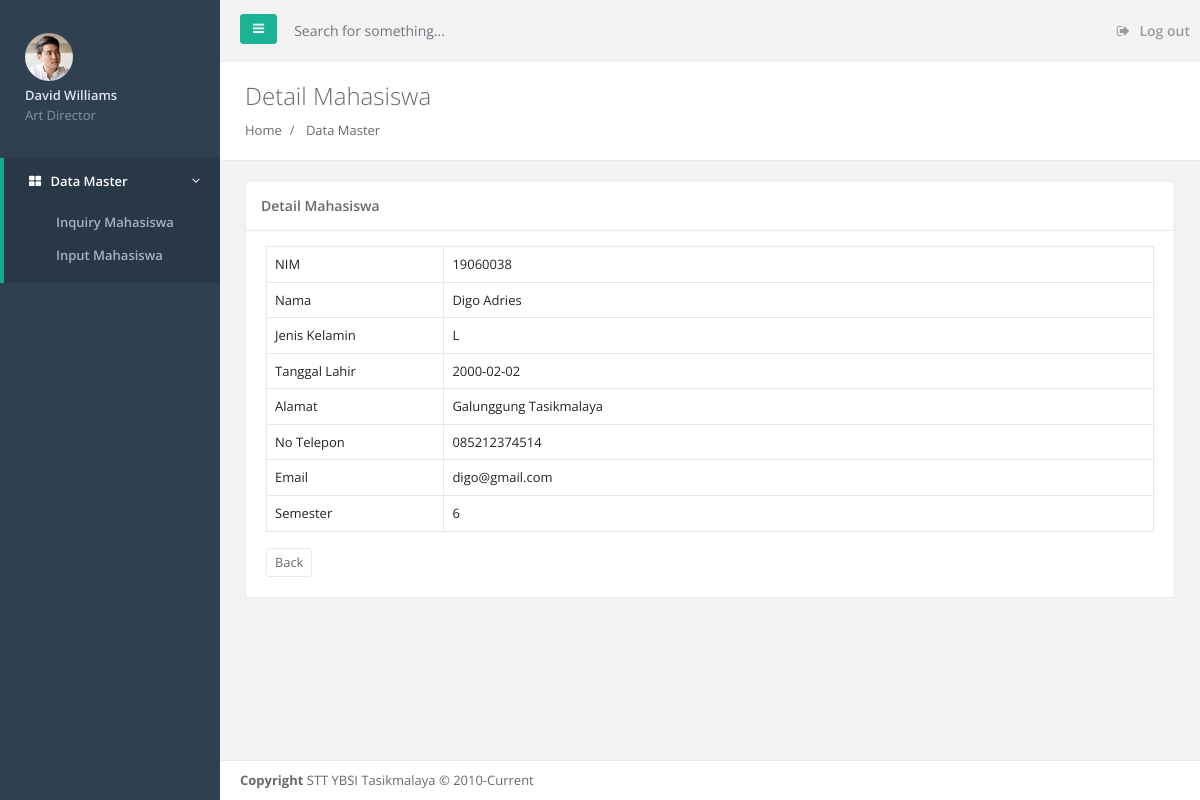
Screenshot of /absensi-newlayout/detail_mahasiswa.php?action_menu=DETAIL&id=3 with the database file from the repository.
### tables this page shows
CREATE TABLE `master_mahasiswa` (
  `id` int(11) NOT NULL,
  `nim` varchar(10) NOT NULL,
  `nama` varchar(100) NOT NULL,
  `jenis_kelamin` varchar(5) NOT NULL,
  `tanggal_lahir` date NOT NULL,
  `alamat` varchar(100) NOT NULL,
  `no_tlp` varchar(20) NOT NULL,
  `email` varchar(50) NOT NULL,
  `semester` int(11) NOT NULL
);

### absensi-newlayout/detail_mahasiswa.php (the view)
<?php include './layout/header.php'; ?>
<?php
include 'mysql_connect.php';
$id = $_GET['id'];
$select_query = "select * from master_mahasiswa where id = $id";
$result = mysqli_query($conn, $select_query);
$row = mysqli_fetch_array($result);
?>
</div>
<div class="row wrapper border-bottom white-bg page-heading">
	<div class="col-lg-10">
		<h2>Detail Mahasiswa</h2>
		<ol class="breadcrumb">
			<li class="breadcrumb-item">
				<a href="index.html">Home</a>
			</li>
			<li class="breadcrumb-item">
				<a>Data Master</a>
			</li>
		</ol>
	</div>
</div>
<div class="wrapper wrapper-content animated fadeInRight">
	<div class="row">
		<div class="col-lg-12">
			<div class="ibox ">
				<div class="ibox-title">
					<h5>Detail Mahasiswa</h5>
				</div>
				<div class="ibox-content">
					<div class="table-responsive">
						<table class="table table-bordered table-hover dataTables-example">
							<tr>
								<td style="width: 20%;">NIM</td>
								<td><?= $row['nim'] ?></td>
							</tr>
							<tr>
								<td style="width: 20%;">Nama</td>
								<td><?= $row['nama'] ?></td>
							</tr>
							<tr>
								<td style="width: 20%;">Jenis Kelamin</td>
								<td><?= $row['jenis_kelamin'] ?></td>
							</tr>
							<tr>
								<td style="width: 20%;">Tanggal Lahir</td>
								<td><?= $row['tanggal_lahir'] ?></td>
							</tr>
							<tr>
								<td style="width: 20%;">Alamat</td>
								<td><?= $row['alamat'] ?></td>
							</tr>
							<tr>
								<td style="width: 20%;">No Telepon</td>
								<td><?= $row['no_tlp'] ?></td>
							</tr>
							<tr>
								<td style="width: 20%;">Email</td>
								<td><?= $row['email'] ?></td>
							</tr>
							<tr>
								<td style="width: 20%;">Semester</td>
								<td><?= $row['semester'] ?></td>
							</tr>
						</table>
					</div>
					<a href="list_mahasiswa.php" class="btn btn-white btn-sm" type="submit">Back</a>
				</div>
			</div>
		</div>
	</div>
</div>
<?php include './layout/footer.php'; ?>

### rows the page displays
master_mahasiswa: nim "19060038", nama "Digo Adries", jenis_kelamin "L", tanggal_lahir "2000-02-02", alamat "Galunggung Tasikmalaya", no_tlp "085212374514", email "digo@gmail.com", semester "6"
